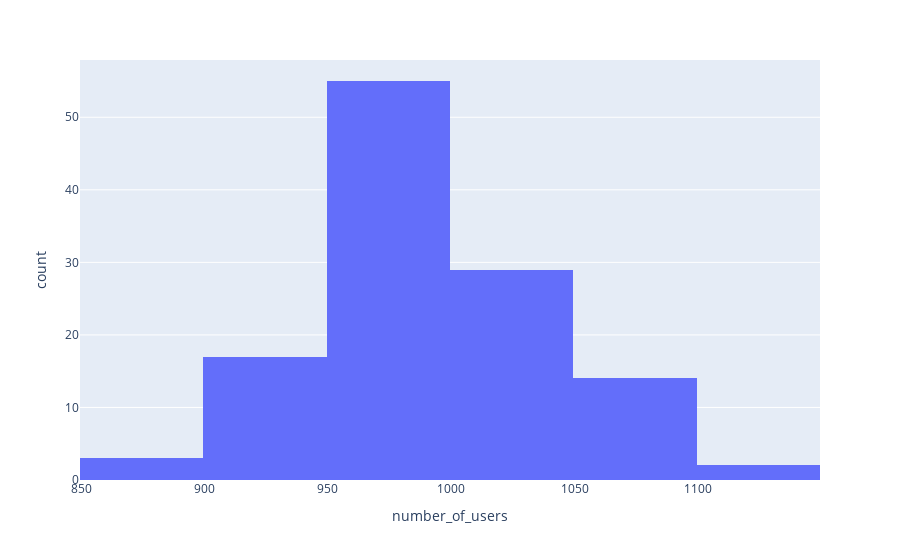

Write notebook code for a chart like this one.
### Markdown cell above
#### Choosing the number of bins

By default, the number of bins is chosen so that is comparable to the typical content in a bin. This number can be customized by setting the ```nbins``` argument. Example:

### Code cell
fig = px.histogram(data_users_dict, x="number_of_users", nbins=10)
fig.show()

### Figure 1 — Plotly figure (JSON) as saved in the notebook; plotly's stock layout.template omitted (floating-point values rounded to 4 significant figures)
{"data": [{"alignmentgroup": "True", "bingroup": "x", "hovertemplate": "number_of_users=%{x}<br>count=%{y}<extra></extra>", "legendgroup": "", "marker": {"color": "#636efa", "pattern": {"shape": ""}}, "name": "", "nbinsx": 10, "offsetgroup": "", "orientation": "v", "showlegend": false, "type": "histogram", "x": [979, 994, 999, 1010, 1016, 973, 973, 979, 927, 993, 976, 939, 937, 1044, 991, 958, 996, 1022, 1017, 1009, 982, 976, 988, 972, 1074, 1052, 1051, 963, 987, 967, 958, 1036, 951, 964, 981, 903, 1098, 989, 1067, 979, 1075, 918, 1015, 975, 956, 986, 925, 901, 1101, 989, 1019, 982, 984, 937, 1070, 999, 984, 945, 937, 1000, 1074, 980, 991, 970, 922, 908, 959, 1046, 1094, 1041, 1035, 1049, 977, 998, 911, 1048, 1002, 978, 1000, 899, 1079, 961, 1000, 952, 896, 1017, 901, 983, 1073, 947, 998, 1009, 1065, 1049, 981, 997, 921, 989, 1017, 1014, 898, 984, 1078, 991, 1049, 977, 963, 1012, 990, 1036, 986, 918, 993, 1037, 979, 1037, 1024, 970, 1134, 1053], "xaxis": "x", "yaxis": "y"}], "layout": {"barmode": "relative", "legend": {"tracegroupgap": 0}, "margin": {"t": 60}, "xaxis": {"anchor": "y", "domain": [0, 1], "title": {"text": "number_of_users"}}, "yaxis": {"anchor": "x", "domain": [0, 1], "title": {"text": "count"}}}}
